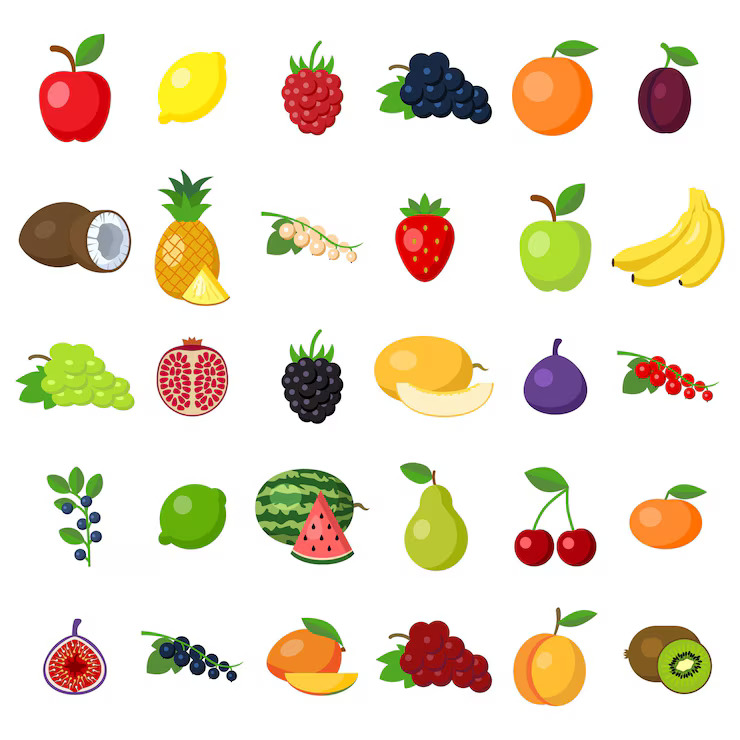
#> input picture unidad-4/images/fruits.jpg, 740 x 740 px
$ jupyter execute 01-momento-de-imagen.ipynb
#> lines starting #> are read from the running program, lines starting #| are printed output that depends on the picture; after the words box and inside, x2 and y2 are one past the last pixel; in counts of white or black regions, pixels touching at a corner belong together; long printed decimals are rounded
# Momento de imagen

[cell 1]
import cv2
import numpy as np
import matplotlib.pyplot as plt

# Cargar la imagen
img = cv2.imread('./images/fruits.jpg')
#> img is the input picture: shape (740, 740, 3); mean B, G, R 207.6, 225, 234
img_gray = cv2.cvtColor(img, cv2.COLOR_BGR2GRAY)
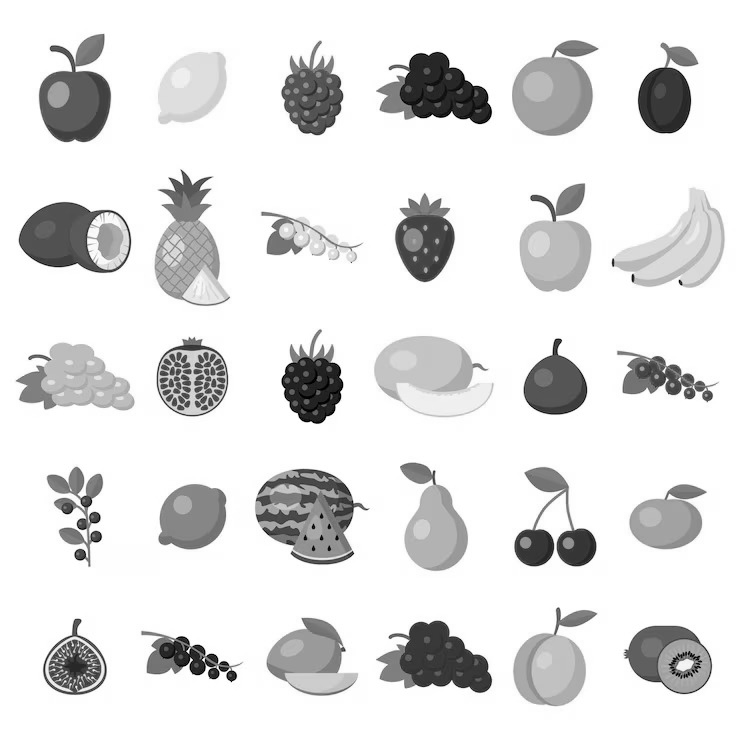
#> img_gray: shape (740, 740); min 0, max 255, mean 225.7
ret, bin = cv2.threshold(img_gray, 230, 255, cv2.THRESH_BINARY_INV)
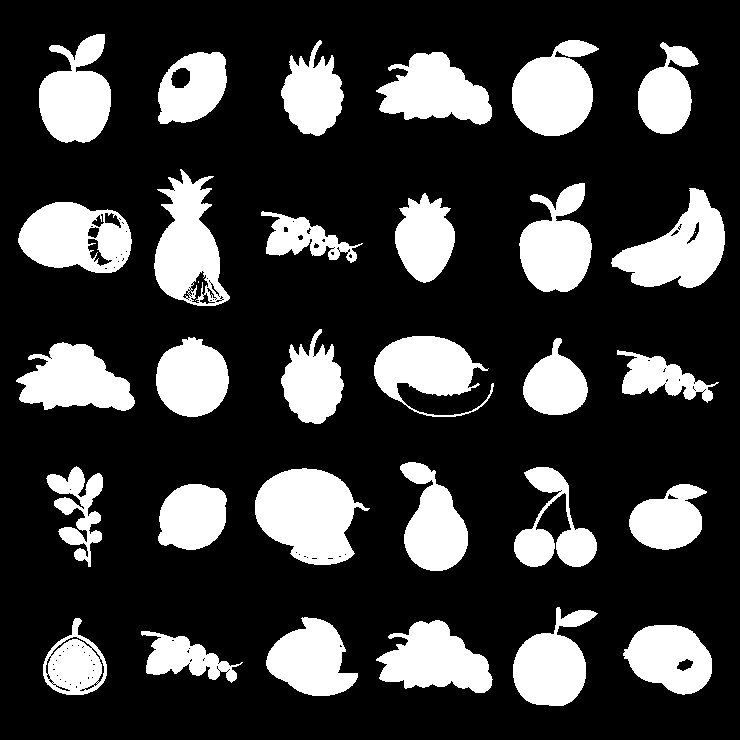
#> bin: shape (740, 740); 23.7% white; 32 white regions (2 under 20 px)
contorno, jerarquia = cv2.findContours(bin, cv2.RETR_EXTERNAL, cv2.CHAIN_APPROX_SIMPLE)
#> contorno = 30 contours; largest, box (x1, y1, x2, y2) and area: (255, 468, 370, 565) 7312, (18, 202, 132, 273) 6092, (154, 169, 230, 306) 6090, (611, 188, 725, 288) 5801, (512, 40, 599, 136) 5560; jerarquia = 30 rows, first 6: [1, -1, -1, -1], [2, 0, -1, -1], [3, 1, -1, -1], [4, 2, -1, -1], [5, 3, -1, -1], [6, 4, -1, -1]
perimetros = []
areas = []

for i in range(len(contorno)):
  cnt = contorno[i]
  M = cv2.moments(cnt)

  if (M['m00'] != 0):
    # Valores enteros para el centroide
    cx = int(M['m10'] / M['m00'])
    cy = int(M['m01'] / M['m00'])
  else:
    cx, cy = 0, 0

  area = cv2.contourArea(cnt)
  perimetro = cv2.arcLength(cnt, True)

  if area < 1000:
    continue

  perimetros.append(perimetro)
  areas.append(area)

  cv2.circle(img, (cx, cy), 5, (0, 255, 0), -1)

  x, y, w, h = cv2.boundingRect(cnt)
  cv2.rectangle(img, (x, y), (x + w, y + h), (0, 255, 0), 3)
#> this loop made 30 passes
#> (cx, cy, area, perimetro, x, y, w, h) on passes 1 to 12: (183, 657, 2312, 383.4, 141, 631, 102, 52), (669, 657, 4388.5, 264.7, 623, 625, 89, 70), (434, 659, 5130, 412, 376, 620, 117, 73), (74, 664, 3011, 238, 43, 618, 64, 77), (310, 659, 4523.5, 308, 266, 617, 92, 79), (551, 664, 4712, 379.6, 513, 607, 85, 99), (667, 518, 3387, 266.5, 629, 484, 78, 66), (192, 516, 3556.5, 235.2, 158, 484, 69, 66), (307, 514, 7312.5, 382.1, 255, 468, 115, 97), (553, 529, 3399.5, 551.3, 514, 467, 83, 100), (77, 507, 2267, 601.1, 46, 466, 57, 101), (433, 524, 4370.5, 349.9, 400, 462, 68, 109)
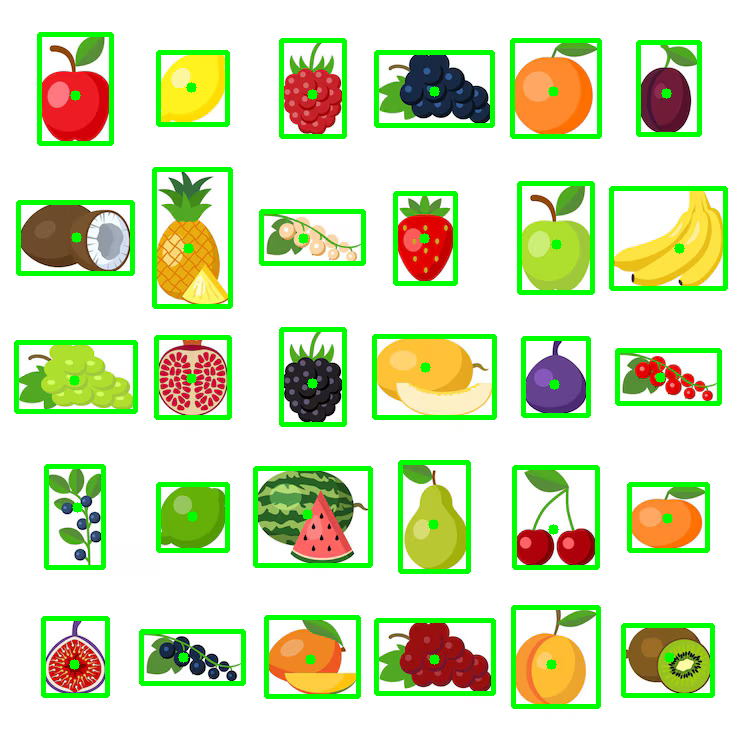
#> img: shape (740, 740, 3); 9.71% of pixels changed, all inside (x1, y1, x2, y2) = (14, 32, 728, 709)
#> after the loop, areas = 30 values, max 7312.5 at index 8, min 2200.5 at index 18, mean 4228.8; perimetros = 30 values, max 610.8 at index 16, min 235.2 at index 7, mean 371.2

plt.figure(figsize=(15, 7))
plt.subplot(1, 2, 1)
plt.imshow(cv2.cvtColor(img, cv2.COLOR_BGR2RGB))
plt.subplot(1, 2, 2)
plt.imshow(bin, cmap='gray')
plt.show()
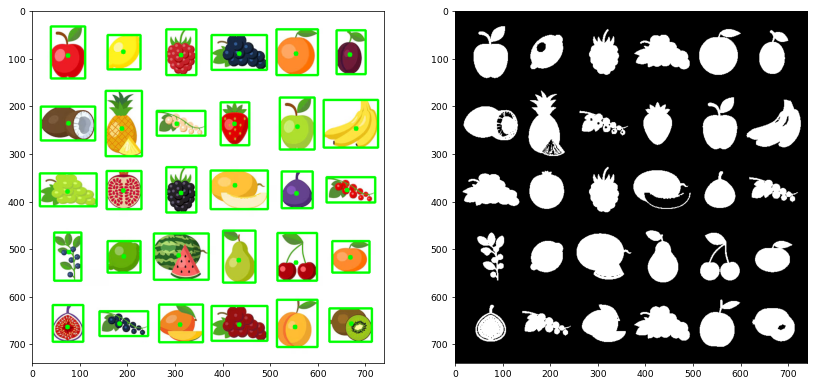
#> figure drawn by matplotlib, 2 panels

for i, (perimetro, area) in enumerate(zip(perimetros, areas)):
  print(f"Contorno {i+1}: Perimetro: {perimetro}, Area: {area}")
#> this loop made 30 passes
#> (perimetro, area) on passes 1 to 12: (383.4, 2312), (264.7, 4388.5), (412, 5130), (238, 3011), (308, 4523.5), (379.6, 4712), (266.5, 3387), (235.2, 3556.5), (382.1, 7312.5), (551.3, 3399.5), (601.1, 2267), (349.9, 4370.5)
#| Contorno 1: Perimetro: 383.362, Area: 2312.0
#| Contorno 2: Perimetro: 264.693, Area: 4388.5
#| Contorno 3: Perimetro: 411.990, Area: 5130.0
#| Contorno 4: Perimetro: 237.966, Area: 3011.0
#| Contorno 5: Perimetro: 308.007, Area: 4523.5
#| Contorno 6: Perimetro: 379.563, Area: 4712.0
#| Contorno 7: Perimetro: 266.451, Area: 3387.0
#| Contorno 8: Perimetro: 235.238, Area: 3556.5
#> (further printed lines are left out)
